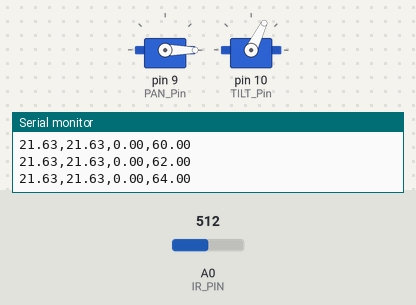
The sketch below on a simulated Arduino Uno, built with avr-gcc and run on an emulated ATmega328P. Parts: 2 × servo, the last lines printed to the serial monitor. The test bench sets the inputs (shaded band); at power-on: A0 (IR_PIN) = 512.

Above: at 2.2 s.
2.3 s: A0 (IR_PIN) set to 792
5.3 s: A0 (IR_PIN) set to 818
At 6.6 s:
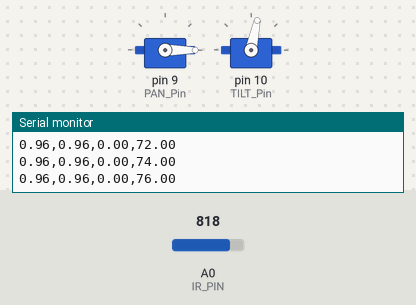
7.0 s: A0 (IR_PIN) set to 0
At 7.8 s:
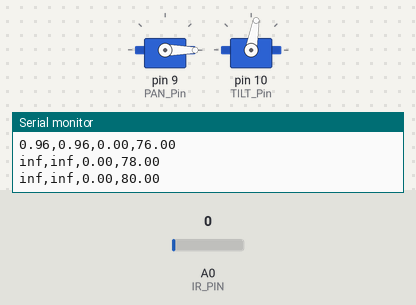
10.0 s: A0 (IR_PIN) set to 900
At 10.0 s:
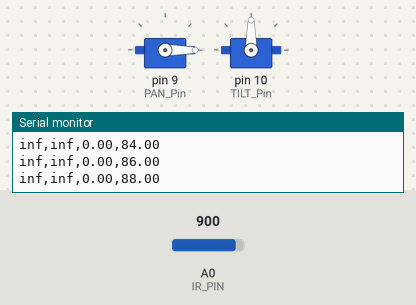
11.5 s: A0 (IR_PIN) set to 716
At 14.8 s:
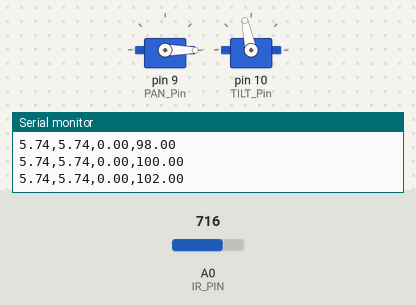
Timing chart, 0 to 20.9 s (numbered marks = the images above; inputs shaded):
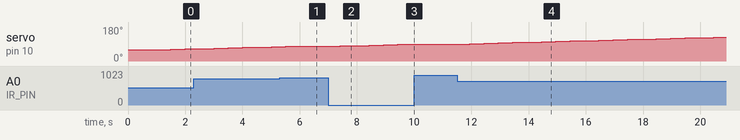

The sketch:

PIEmp2Arduino.ino
```cpp
#include <Servo.h>
#include <math.h>
// servo
const int PAN_Pin = 9;
const int TILT_Pin = 10;

Servo panServo;
Servo tiltServo;

// sensor
const int IR_PIN = A0;

// Exponential equation parameters from graph
const float A_PARAM = 3.95;
const float B_PARAM = -0.0211;

float readDistanceCM() {
  int rawADC = analogRead(IR_PIN);
  float voltage = rawADC * (5.0 / 1023.0);  // converts ADC to volts (5V / 1,024 levels)

  float distanceCM = log(voltage / A_PARAM) / B_PARAM;
  if (distanceCM < 0) return 0.0;
  return distanceCM;
}

void setup() {
  Serial.begin(9600);

  panServo.attach(PAN_Pin);
  tiltServo.attach(TILT_Pin);

  panServo.write(0);
  tiltServo.write(60);

  delay(1000);
}

void loop() {

  float a, b, c, d;

  a = 0;
  b = 0;
  c = 0;
  d = 0;

  static int currentPan = 0;
  int PanstepSize = 2;
  static int panDirection = 1;  // 1 = turn left? (0 -> 180)
  int panMin = 0;
  int panMax = 90;

  static int currentTilt = 60;
  int tiltMin = 60;
  int tiltMax = 150;

  int TiltstepSize = 2;
  static int tiltDirection = 1;

  static bool isScanning = true;

  if (!isScanning) {
    return;
  }
  panServo.write(currentPan);
  tiltServo.write(currentTilt);


  delay(100);  // allow time for servo to move before scanning

  float dist = readDistanceCM();
  // if (dist > 0.0 && dist <= 150.0) {
  if (dist > 0.0) {

    float panRad = currentPan;
    float tiltRad = currentTilt;

    a = dist;
    b = dist;
    c = panRad;
    d = tiltRad;

  currentTilt += (TiltstepSize * tiltDirection);
  if (currentTilt >= tiltMax) {  // if servo is turned to the left, turn right
    currentTilt = tiltMax;
    tiltDirection = -1;  // -1 = turn right (180 -> 0)

    currentPan += (PanstepSize * panDirection);
  } else if (currentTilt < tiltMin) {
    currentTilt = tiltMin;
    tiltDirection = 1;
    currentPan += (PanstepSize * panDirection);
  }

  if (currentPan > panMax) {
    isScanning = false;
  } else if (currentPan < panMin) {
    currentPan = panMin;
    panDirection = 1;
  }


  //
  // transmit one line of text to phython with 4 numeric values
  // NOTE: commas are sent between values, after the last value a Newline is sent
  //
  Serial.print(a);
  Serial.print(",");
  Serial.print(b);
  Serial.print(",");
  Serial.print(c);
  Serial.print(",");
  Serial.println(d);

  //
  // delay after sending data so the serial connection is not over run
  //
  delay(400);
}
}
```

Measured:
- the behaviour switches between 808 and 809 on A0 (IR_PIN) (found by bisection; images 0 and 1)
- after the input at 5.3 s, servo on pin 10 (TILT_Pin): goes on until 5.5 s, then stays 78°
- after the input at 7.0 s, servo on pin 10 (TILT_Pin): moves from 78° to 90° over 2.5 s, starting after 0.43 s
- after the input at 10.0 s, servo on pin 10 (TILT_Pin): stays 90° (without the input it goes to 92° after 0.43 s)
- after the input at 11.5 s, servo on pin 10 (TILT_Pin): moves from 90° to 126° over 8.5 s, starting after 0.44 s
